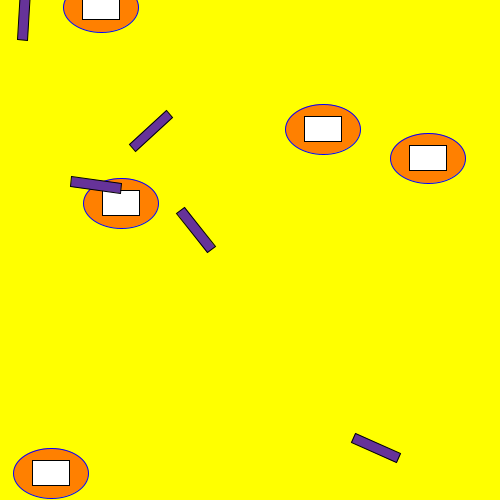
Frame 1 (no input)
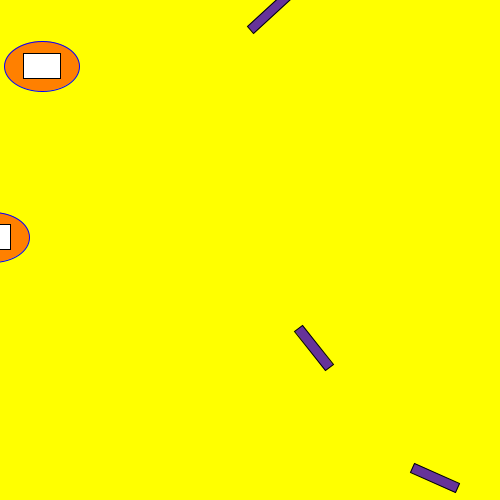
Frame 60 (the mouse pressed at the canvas centre just before this capture)
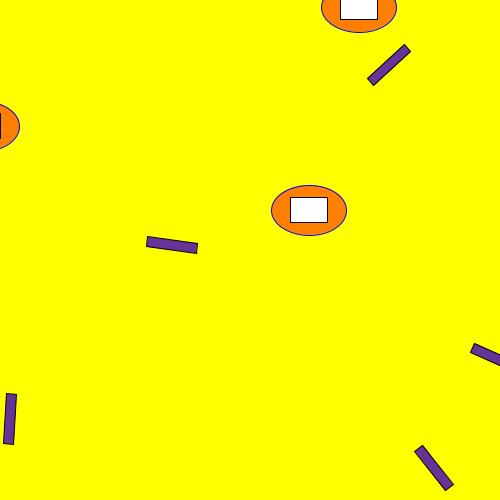
Frame 120 (the mouse held since frame 60 and released just before this capture)

The Processing sketch that drew these frames (run headless with seeded random() and noise(); from frame 60 on, the mouse is pressed at the canvas centre):

// Processing sketch: demo8_interface
// ── demo8_interface.pde
// CSC220F19DemoA_SetupDraw Parson's csc120 recap
// modified by Schwesinger
int SIZE = 10;
Avatar[] avatars = new Avatar[SIZE];

void setup() {
    size(500, 500);
    frameRate(60);

    for (int i = 0; i < avatars.length/2; i++) {
        avatars[i] = new E();
    }
    for (int i = avatars.length/2; i < avatars.length; i++) {
        avatars[i] = new R();
    }

    rectMode(CENTER);
    ellipseMode(CENTER);
}

void draw() {
    background(255, 255, 0);
    for (Avatar a : avatars) {
        a.display();
        a.move();
    }
}

interface Avatar {
    void display();
    void move();
}

class E implements Avatar {
    // class attributes
    int x, y;
    int xspeed, yspeed;
    int w, h;

    E() {
        x = (int)random(width);
        y = (int)random(width);
        xspeed = randomSpeed();
        yspeed = randomSpeed();
        w = 75;
        h = 50;
    }

    E(int x, int y, int xspeed, int yspeed, int w, int h) {
        this.x = x;
        this.y = y;
        this.xspeed = xspeed;
        this.yspeed = yspeed;
        this.w = w;
        this.h = h;
    }

    void display() {
        push();
        translate(x, y);
        stroke(0, 0, 255);
        fill(255, 128, 0);
        ellipse(0, 0, w, h);
        stroke(0);
        fill(255);
        rect(0, 0, w/2, h/2);
        pop();
    }

    void move() {
        x += xspeed;
        y += yspeed;
        if (x > width+w || x < 0-w) {
            xspeed = - xspeed;
        }
        if (y < 0-h || y > height+h) {
            yspeed = - yspeed;
        }
    }

    int randomSpeed() {
        int result;
        do {
            result = (int)random(-5, 5);
        } while (result == 0);
        return result;
    }
}

class R implements Avatar {
    // class attributes
    int x, y;
    int xspeed, yspeed;
    int w, h;
    float rotation;

    R() {
        x = (int)random(width);
        y = (int)random(width);
        xspeed = randomSpeed();
        yspeed = randomSpeed();
        w = 100;
        h = 20;
        rotation = random(0, 360);
    }

    void display() {
        push();
        translate(x, y);
        rotate(radians(rotation));
        stroke(0);
        fill(102, 51, 153);
        rect(0, 0, w/2, h/2);
        pop();
    }

    void move() {
        x += xspeed;
        y += yspeed;
        if (x > width+w || x < 0-w) {
            xspeed = - xspeed;
        }
        if (y < 0-h || y > height+h) {
            yspeed = - yspeed;
        }
    }

    int randomSpeed() {
        int result;
        do {
            result = (int)random(-5, 5);
        } while (result == 0);
        return result;
    }
}
